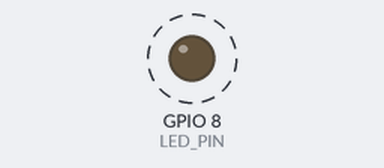
Bench run of a program on a simulated ESP32-C3. Shown: output pins drawn as LEDs (lit = HIGH). Dashed ring = blinking. What the program prints to the serial monitor is not drawn.

Above: at 1.2 s.
Timing chart, 0 to 4.0 s (numbered marks = the images above):
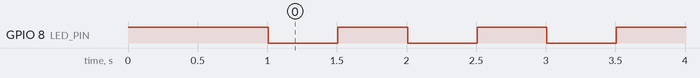

Measured:
- by itself, GPIO 8 (LED_PIN): alternates HIGH for 0.50 s and LOW for 0.50 s

The program:

main.cpp
```cpp
// hourglass - Phase 1.5: blink builtin LED to confirm PlatformIO toolchain
// works on the ESP32-C3 SuperMini.
//
// Builtin LED is on GPIO8, active-low (LED on = pin LOW).
// Once this works, we move to Phase 2.A (chain MAX7219 + draw static pattern).

#include <Arduino.h>

constexpr uint8_t LED_PIN = 8;  // ESP32-C3 SuperMini builtin LED (active-low)

void setup() {
  Serial.begin(115200);
  pinMode(LED_PIN, OUTPUT);
  digitalWrite(LED_PIN, HIGH);  // start OFF (active-low)

  delay(1000);
  Serial.println();
  Serial.println("=== hourglass Phase 1.5 ===");
  Serial.println("If you see 'blink' messages and the LED toggles every 500ms,");
  Serial.println("PlatformIO + USB CDC + GPIO output are all working.");
}

void loop() {
  digitalWrite(LED_PIN, LOW);   // ON
  delay(500);
  digitalWrite(LED_PIN, HIGH);  // OFF
  delay(500);
  Serial.println("blink");
}
```
